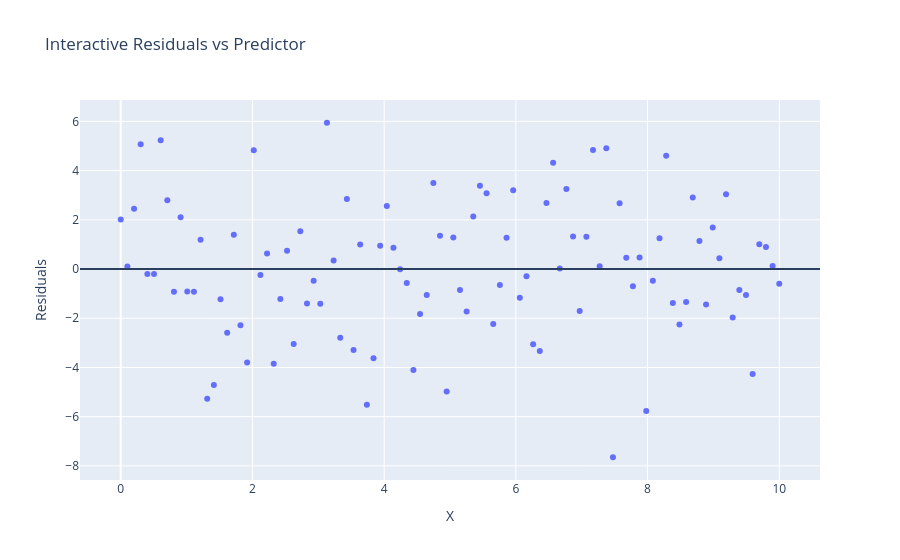

Notebook code cell kept with this figure:
### Markdown cell above
### PART 9 — Interactive Residuals vs Predictor (Plotly)

### Code cell
import plotly.express as px

fig = px.scatter(
    df,
    x="X",
    y=residuals,
    title="Interactive Residuals vs Predictor",
    labels={"y": "Residuals"}
)

fig.add_hline(y=0)
fig.show()
